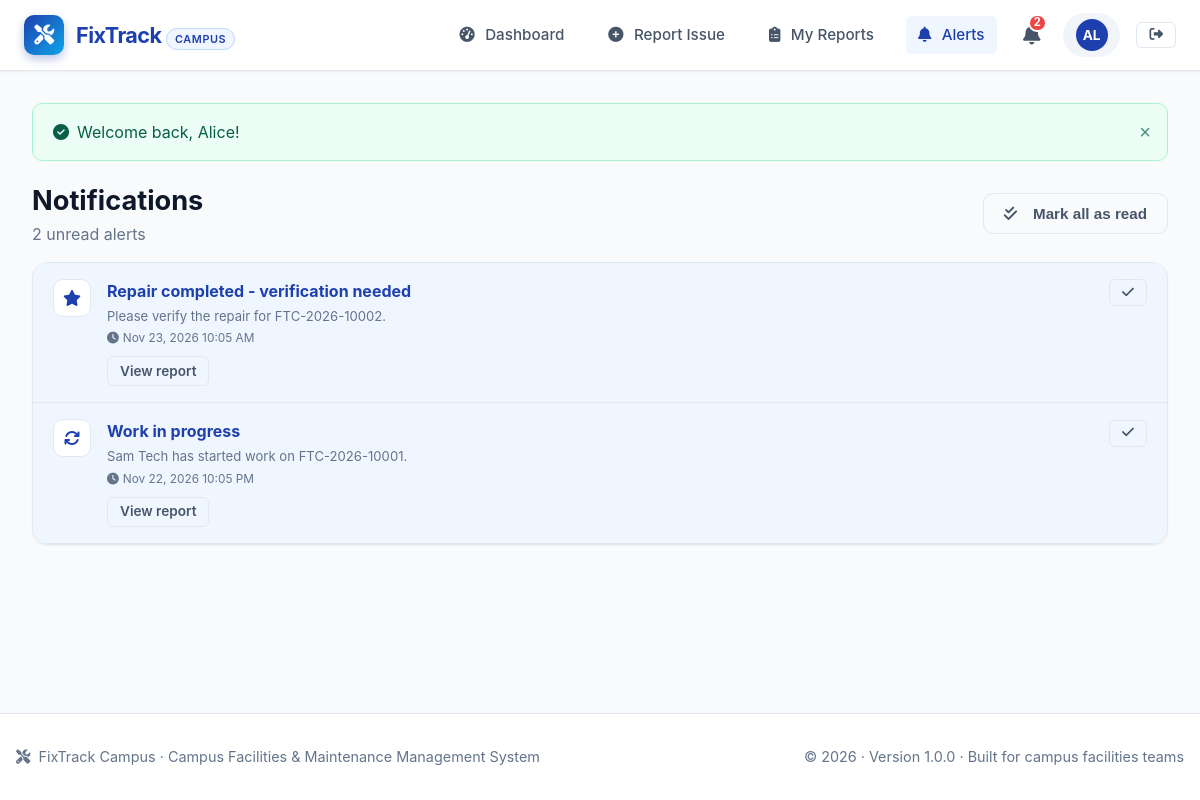
/notifications.php (signed in), run on the app's committed database.
### tables this page shows
CREATE TABLE notifications (
    id INT AUTO_INCREMENT PRIMARY KEY,
    user_id INT NOT NULL,
    report_id INT NULL,
    title VARCHAR(150) NOT NULL,
    message TEXT NOT NULL,
    type VARCHAR(50) DEFAULT 'status_update',
    is_read TINYINT(1) NOT NULL DEFAULT 0,
    created_at DATETIME NOT NULL DEFAULT CURRENT_TIMESTAMP,
    CONSTRAINT fk_notif_user FOREIGN KEY (user_id) REFERENCES users(id) ON DELETE CASCADE,
    CONSTRAINT fk_notif_report FOREIGN KEY (report_id) REFERENCES reports(id) ON DELETE SET NULL,
    INDEX idx_notif_user_read (user_id, is_read)
);

### config/database.php (called while the page is built)
<?php
class Database {
    private static ?PDO $instance = null;
    public static function getConnection(): PDO {
        if (self::$instance === null) {
            $host = getenv('DB_HOST') ?: '127.0.0.1';
            $port = getenv('DB_PORT') ?: (getenv('DB_HOST') === 'db' ? '3306' : '3307');
            $db   = getenv('DB_NAME') ?: 'fixtrack_db';
            $user = getenv('DB_USER') ?: 'fixtrack_user';
            $pass = getenv('DB_PASS') ?: 'fixtrack_password';
            $charset = 'utf8mb4';
            $dsn = "mysql:host={$host};port={$port};dbname={$db};charset={$charset}";
            $options = [
                PDO::ATTR_ERRMODE            => PDO::ERRMODE_EXCEPTION,
                PDO::ATTR_DEFAULT_FETCH_MODE => PDO::FETCH_ASSOC,
                PDO::ATTR_EMULATE_PREPARES   => false,
                PDO::MYSQL_ATTR_INIT_COMMAND => "SET NAMES {$charset} COLLATE utf8mb4_unicode_ci"
            ];
            try {
                self::$instance = new PDO($dsn, $user, $pass, $options);
            } catch (PDOException $e) {
                try {
                    $fallbackDsn = "mysql:host=127.0.0.1;port=3307;dbname={$db};charset={$charset}";
                    self::$instance = new PDO($fallbackDsn, $user, $pass, $options);
                } catch (PDOException $inner) {
                    die("Database connection failure: " . htmlspecialchars($e->getMessage()));
                }
            }
        }
        return self::$instance;
    }
}
function get_db(): PDO {
    return Database::getConnection();
}

### notifications.php (the view, shortened to what this page needs)
<?php
require_once __DIR__ . '/config/database.php';
require_once __DIR__ . '/includes/functions.php';
$pdo = get_db();
$uid = (int)$_SESSION['user_id'];
$role = $_SESSION['user_role'];
$stmt = $pdo->prepare("SELECT * FROM notifications WHERE user_id = ? ORDER BY created_at DESC LIMIT 100");
$stmt->execute([$uid]);
$notifications = $stmt->fetchAll();
$reportBase = $role === ROLE_STUDENT ? 'student/report-view.php' : ($role === ROLE_ADMIN ? 'admin/report-view.php' : 'technician/job-view.php');
include __DIR__ . '/includes/header.php';
?>
<div class="d-flex justify-between align-center mb-4" style="flex-wrap:wrap;gap:1rem">
    <div><h1 style="font-size:1.7rem">Notifications</h1><p class="text-muted"><?= (int)$unread ?> unread alert<?= $unread === 1 ? '' : 's' ?></p></div>
    <?php if ($unread > 0): ?>
    <form method="post" action="<?= e(url('actions/notification-read.php')) ?>" class="inline-form">
        <button class="btn btn-outline" type="submit"><i class="fas fa-check-double mr-2"></i>Mark all as read</button>
    </form>
    <?php endif; ?>
</div>
<div class="card">
    <div class="card-body p-0">
        <?php if (!$notifications): ?>
            <div class="empty-state"><i class="fas fa-bell"></i><h3>No notifications yet</h3><p>Updates about your reports will appear here.</p></div>
        <?php else: ?>
        <?php foreach ($notifications as $n): ?>
            <?php
            $icon = [
                'assignment' => 'user-check', 'status_change' => 'arrows-rotate',
                'verification_needed' => 'star', 'rejection' => 'circle-xmark',
                'critical_alert' => 'triangle-exclamation', 'new_report' => 'inbox',
                'verification' => 'circle-check', 'reopen' => 'rotate-left',
            ][$n['type']] ?? 'bell';
            ?>
            <div style="padding:1rem 1.25rem;border-bottom:1px solid var(--border-color);display:flex;gap:1rem;align-items:flex-start;<?= $n['is_read'] ? '' : 'background:var(--primary-light)' ?>">
                <span class="stat-icon" style="width:38px;height:38px;font-size:1rem;flex-shrink:0;background:#fff;color:var(--primary);border:1px solid var(--border-color)"><i class="fas fa-<?= e($icon) ?>"></i></span>
                <div style="flex:1">
                    <div class="font-bold <?= $n['is_read'] ? '' : 'text-primary' ?>"><?= e($n['title']) ?></div>
                    <div class="small text-muted mt-1"><?= e($n['message']) ?></div>
                    <div class="x-small text-muted mt-1"><i class="fas fa-clock mr-1"></i><?= e(format_date($n['created_at'])) ?></div>
                    <?php if ($n['report_id']): ?>
                        <a class="btn btn-outline btn-sm mt-2" href="<?= e(url($reportBase . '?id=' . (int)$n['report_id'])) ?>">View report</a>
                    <?php endif; ?>
                </div>
                <?php if (!$n['is_read']): ?>
                <form method="post" action="<?= e(url('actions/notification-read.php')) ?>" class="inline-form">
                    <button class="btn btn-outline btn-sm" type="submit" title="Mark as read"><i class="fas fa-check"></i></button>
                </form>
                <?php endif; ?>
            </div>
        <?php endforeach; ?>
        <?php endif; ?>
    </div>
</div>
<?php include __DIR__ . '/../includes/footer.php'; ?>

### assets/css/style.css (style rules this page uses)
:root { --primary: #1e40af; --primary-hover: #1d4ed8; --primary-light: #eff6ff; --secondary: #475569; --secondary-light: #f1f5f9; --accent: #0ea5e9; --success: #10b981; --success-light: #ecfdf5; --warning: #f59e0b; --warning-light: #fffbeb; --danger: #ef4444; --danger-light: #fef2f2; --indigo: #6366f1; --indigo-light: #e0e7ff; --teal: #14b8a6; --teal-light: #f0fdfa; --bg-page: #f8fafc; --bg-card: #ffffff; --border-color: #e2e8f0; --border-hover: #cbd5e1; --text-primary: #0f172a; --text-secondary: #475569; --text-muted: #64748b; --text-light: #ffffff; --radius-sm: 6px; --radius-md: 10px; --radius-lg: 16px; --radius-full: 9999px; --shadow-sm: 0 1px 2px 0 rgba(0, 0, 0, 0.05); --shadow-md: 0 4px 6px -1px rgba(0, 0, 0, 0.1), 0 2px 4px -1px rgba(0, 0, 0, 0.06); --shadow-lg: 0 10px 15px -3px rgba(0, 0, 0, 0.1), 0 4px 6px -2px rgba(0, 0, 0, 0.05); --shadow-xl: 0 20px 25px -5px rgba(0, 0, 0, 0.1), 0 10px 10px -5px rgba(0, 0, 0, 0.04); --transition: all 0.2s ease-in-out; --font-family: -apple-system, BlinkMacSystemFont, "Segoe UI", Roboto, Helvetica, Arial, sans-serif; }
* { box-sizing: border-box; margin: 0; padding: 0; }
body { font-family: var(--font-family); background-color: var(--bg-page); color: var(--text-primary); line-height: 1.5; min-height: 100vh; display: flex; flex-direction: column; }
.btn { display: inline-flex; align-items: center; justify-content: center; gap: 0.5rem; padding: 0.625rem 1.25rem; font-size: 0.95rem; font-weight: 600; border-radius: var(--radius-md); border: 1px solid transparent; cursor: pointer; text-decoration: none; transition: var(--transition); line-height: 1.25; }
.btn-outline { background: transparent; border-color: var(--border-color); color: var(--text-secondary); }
.btn-sm { padding: 0.35rem 0.75rem; font-size: 0.85rem; border-radius: var(--radius-sm); }
.card { background-color: var(--bg-card); border-radius: var(--radius-lg); border: 1px solid var(--border-color); box-shadow: var(--shadow-sm); overflow: hidden; margin-bottom: 1.5rem; transition: var(--transition); }
.card-body { padding: 1.5rem; }
.stat-icon { width: 52px; height: 52px; border-radius: var(--radius-md); display: flex; align-items: center; justify-content: center; font-size: 1.5rem; }
.text-muted { color: var(--text-muted) !important; }
.text-primary { color: var(--primary) !important; }
.font-bold { font-weight: 700 !important; }
.mr-1 { margin-right: 0.25rem !important; }
.mr-2 { margin-right: 0.5rem !important; }
.mt-2 { margin-top: 0.5rem !important; }
.mb-4 { margin-bottom: 1rem !important; }
.p-0 { padding: 0 !important; }
.d-flex { display: flex !important; }
.justify-between { justify-content: space-between !important; }
.align-center { align-items: center !important; }

### assets/css/pages.css (style rules this page uses)
.small { font-size: .82rem; }
.x-small { font-size: .74rem; }
.inline-form { display: inline; }
.mt-1 { margin-top: .25rem !important; }

### data on the page
notifications: title "Repair completed - verification needed", message "Please verify the repair for FTC-2026-10002.", created_at "Nov 23, 2026 10:05 AM"
notifications: title "Work in progress", message "Sam Tech has started work on FTC-2026-10001.", created_at "Nov 22, 2026 10:05 PM"

### other printed values
$link[0] "Dashboard"
$link[0] "Report Issue"
$link[0] "My Reports"
$link[0] "Alerts"
$unread "2"
mb_substr($user['name'], 0, 2) "AL"
$msg "Welcome back, Alice!"
APP_NAME "FixTrack Campus"
APP_TAGLINE "Campus Facilities & Maintenance Management System"
APP_VERSION "1.0.0"
